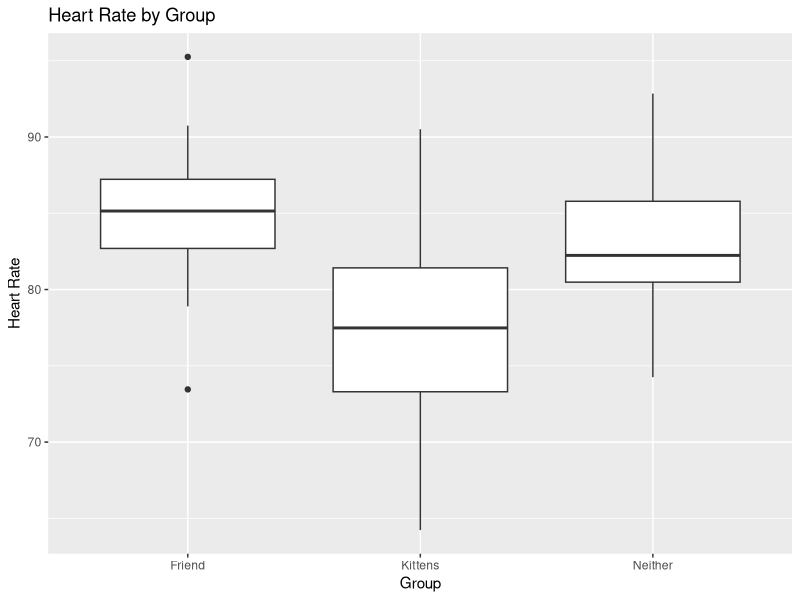
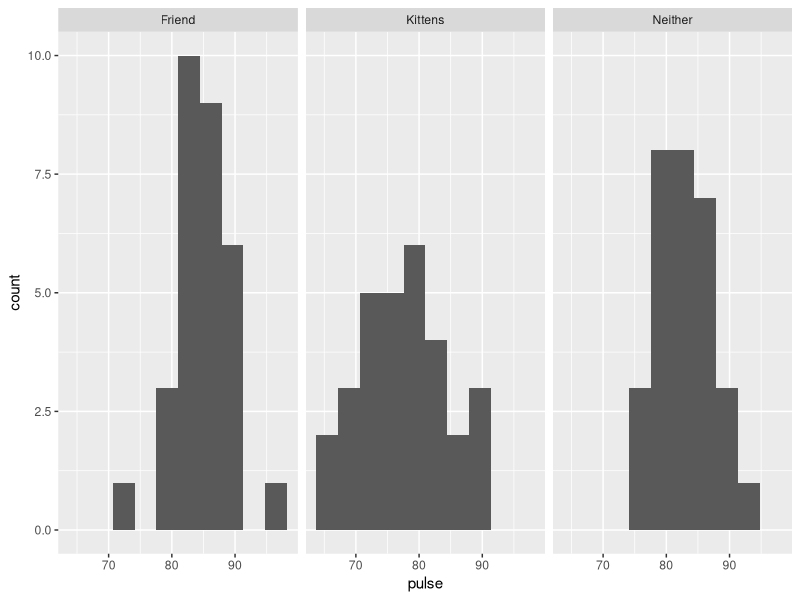
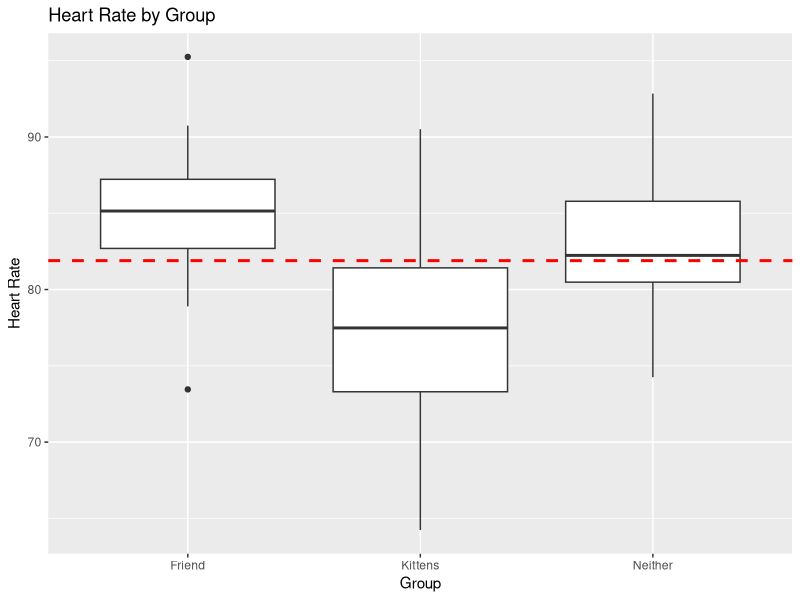
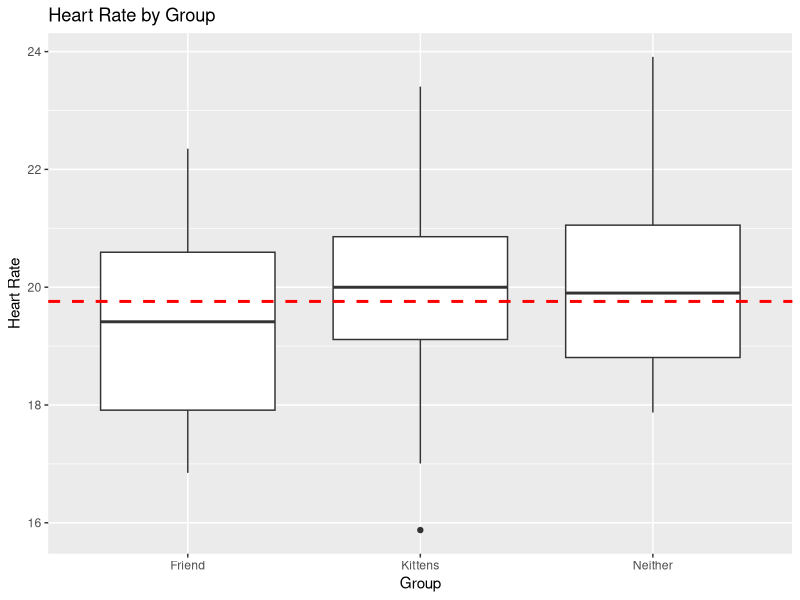
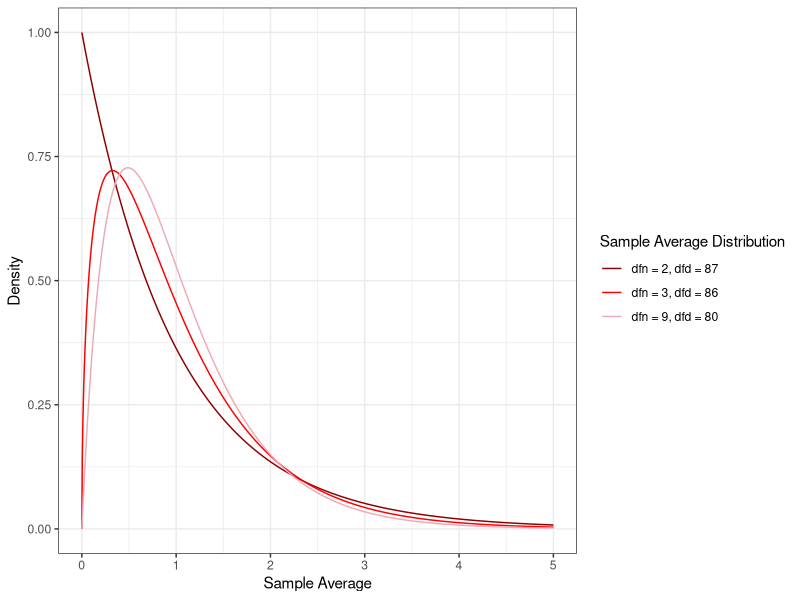
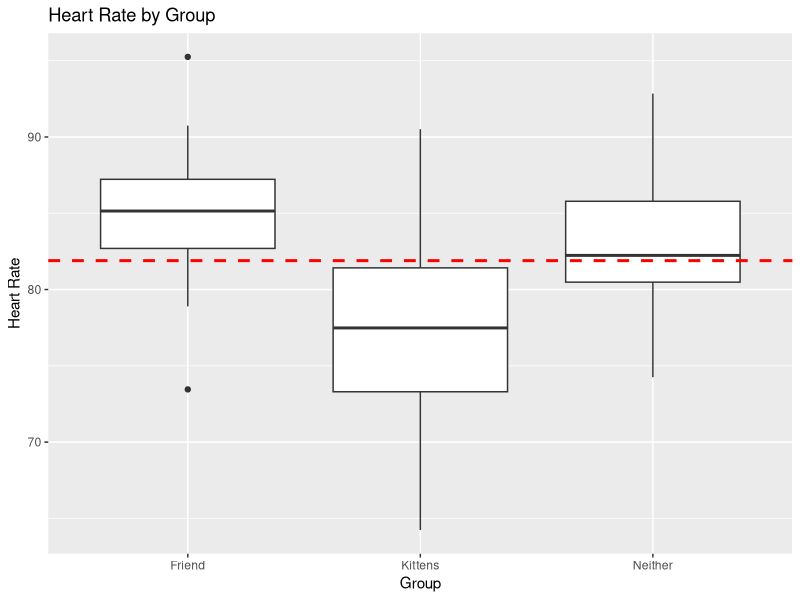
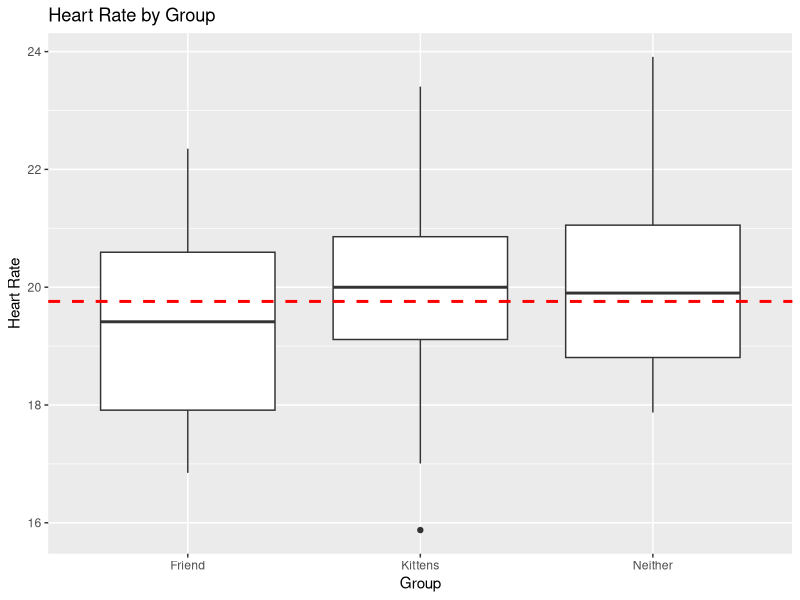
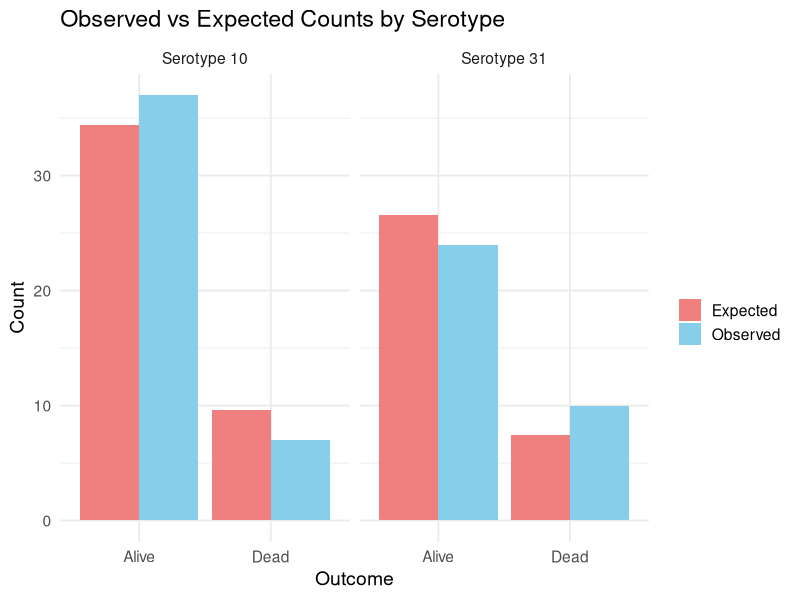

Here is the R script that generated these plots, in order:
## ---- chunk 1
#|fig-alt: "A boxplot with three boxes titled Heart Rate by Group, where the x-axis is labelled Group with three categories: Friend, Neither, and Kittens. The y-axis is labelled Heart Rate and ranges from 72 to 97. The box above Friend goes from 82.5 to 87.5, with its mean at 85; the lines go from 79 to 91 and there are two outliers at about 91 and 74. The box above Neither goes from 80 to 86, with its mean at 82; the lines go from 74 to 93 and there are no outliers. The box above Kittens goes from 74 to 81 with its mean at 78; the lines go from 66 to 91 and there are no outliers."

library(tidyverse)
library(ggplot2)

# Set seed for reproducibility
set.seed(123)

# Simulate data: 30 people per group
kittens <- rnorm(30, mean=78, sd=7)  # lower pulse for those with kittens
neither <- rnorm(30, mean=82, sd=5)    # pulse for those alone
friends <- rnorm(30, mean=85, sd=5)  # pulse for those chatting with a friend

# Combine into a data frame
pulse_data <- data.frame(
  pulse = c(friends, neither, kittens),
  group = factor(rep(c("Friend", "Neither", "Kittens"), each=30))
)

ggplot(data = pulse_data, mapping = aes(x = group, y = pulse)) +
  geom_boxplot() + 
  scale_colour_brewer(palette = "Set1") +
  labs(
   y="Heart Rate",
   x="Group",
   title="Heart Rate by Group"
  )
## ---- chunk 2
#| echo: false
#| eval: true
pulse_data |>
  ggplot(mapping = aes(x = pulse)) + 
  geom_histogram(bins=10) +
  facet_wrap(~group)
## ---- chunk 3
#|fig-alt: "A boxplot with three boxes titled Heart Rate by Group, where the x-axis is labelled Group with three categories: Friend, Neither, and Kittens. The y-axis is labelled Heart Rate and ranges from 72 to 97. The box above Friend goes from 82.5 to 87.5, with its mean at 85; the lines go from 79 to 91 and there are two outliers at about 91 and 74. The box above Neither goes from 80 to 86, with its mean at 82; the lines go from 74 to 93 and there are no outliers. THe box above Kittens goes from 74 to 81 with its mean at 78; the lines go from 66 to 91 and there are no outliers. There is a red dashed line at y=82."

# calculate grand mean
grand_mean <- mean(pulse_data$pulse)

ggplot(data = pulse_data, mapping = aes(x = group, y = pulse)) +
  geom_boxplot() + 
  geom_hline(yintercept = grand_mean, linetype = "dashed", color = "red", size = 1) +
  scale_colour_brewer(palette = "Set1") +
  labs(
   y="Heart Rate",
   x="Group",
   title="Heart Rate by Group"
  )
## ---- chunk 4
#| echo: false
#|fig-alt: "A boxplot with three boxes titled Heart Rate by Group, where the x-axis is labelled Group with three categories: Friend, Neither, and Kittens. The y-axis is labelled Heart Rate and ranges from 16 to 24. The box above Friend goes from 18 to 21, with its mean at 19.5; the lines go from 17 to 22 and there are two no outliers. The box above Neither goes from 19 to 21, with its mean at 20; the lines go from 18 to 24 and there are no outliers. The box above Kittens goes from 19 to 21 with its mean at 20; the lines go from 17 to 23 and there is an outlier at 16. There is a red dashed line at y=19.5."
set.seed(343)

n <- 25

dog  <- rnorm(n, mean = 20.05, sd = 2)
cat  <- rnorm(n, mean = 19.75, sd = 2)
none <- rnorm(n, mean = 20, sd = 2)

pulse_data_v2 <- data.frame(
  pulse = c(dog, cat, none),
  group = factor(rep(c("Friend","Neither","Kittens"), each = n))
)

# calculate grand mean
grand_mean <- mean(pulse_data_v2$pulse)

ggplot(pulse_data_v2, aes(x = group, y = pulse)) +
  geom_boxplot() +
  geom_hline(yintercept = grand_mean, linetype = "dashed", color = "red", size = 1) +
  labs(
   y="Heart Rate",
   x="Group",
   title="Heart Rate by Group"
  )
## ---- chunk 5
#| fig-alt: "A plot with three probability density functions. One is dark red and labelled numerator degrees of freedom 2, denominator degrees of freedom 87 and looks like a half of a concave-up parabola; one is labelled numerator degrees of freedom 3, denominator degrees of freedom 86 and looks like a right-skewed distribution with a vertical ascent on the left; and one is labelled numerator degrees of freedom 9, denominator degrees of freedom 80 and looks like a right-skewed distribution with a more gradual ascent on the left that the previous one."

ggplot(data = data.frame(x = c(0, 5)), aes(x)) +
  stat_function(fun = df, n = 1001, args = list(df1 = 2, df2 = 87), aes(color = "dfn = 2, dfd = 87")) +
  stat_function(fun = df, n = 1001, args = list(df1 = 3, df2 = 86), aes(color = "dfn = 3, dfd = 86")) +
  stat_function(fun = df, n = 1001, args = list(df1 = 4, df2 = 85), aes(color = "dfn = 9, dfd = 80")) +
  ylab("Density") + 
  xlab("Sample Average") +
  theme_bw() +
  scale_color_manual(name = "Sample Average Distribution",
                     breaks = c("dfn = 2, dfd = 87", 
                                "dfn = 3, dfd = 86",
                                "dfn = 9, dfd = 80"),
                     values = c("dfn = 2, dfd = 87" = "darkred",
                                "dfn = 3, dfd = 86" = "red",
                                "dfn = 9, dfd = 80" = "pink2"))

## ---- chunk 6
# anova in R:
summary(aov(pulse ~ group, data = pulse_data))
## ---- chunk 7
#|fig-alt: "A boxplot with three boxes titled Heart Rate by Group, where the x-axis is labelled Group with three categories: Friend, Neither, and Kittens. The y-axis is labelled Heart Rate and ranges from 72 to 97. The box above Friend goes from 82.5 to 87.5, with its mean at 85; the lines go from 79 to 91 and there are two outliers at about 91 and 74. The box above Neither goes from 80 to 86, with its mean at 82; the lines go from 74 to 93 and there are no outliers. THe box above Kittens goes from 74 to 81 with its mean at 78; the lines go from 66 to 91 and there are no outliers. There is a red dashed line at y=82."

# calculate grand mean
grand_mean <- mean(pulse_data$pulse)

ggplot(data = pulse_data, mapping = aes(x = group, y = pulse)) +
  geom_boxplot() + 
  geom_hline(yintercept = grand_mean, linetype = "dashed", color = "red", size = 1) +
  scale_colour_brewer(palette = "Set1") +
  labs(
   y="Heart Rate",
   x="Group",
   title="Heart Rate by Group"
  )
## ---- chunk 8
#| echo: false
#|fig-alt: "A boxplot with three boxes titled Heart Rate by Group, where the x-axis is labelled Group with three categories: Friend, Neither, and Kittens. The y-axis is labelled Heart Rate and ranges from 16 to 24. The box above Friend goes from 18 to 21, with its mean at 19.5; the lines go from 17 to 22 and there are two no outliers. The box above Neither goes from 19 to 21, with its mean at 20; the lines go from 18 to 24 and there are no outliers. The box above Kittens goes from 19 to 21 with its mean at 20; the lines go from 17 to 23 and there is an outlier at 16. There is a red dashed line at y=19.5."
set.seed(343)

n <- 25

dog  <- rnorm(n, mean = 20.05, sd = 2)
cat  <- rnorm(n, mean = 19.75, sd = 2)
none <- rnorm(n, mean = 20, sd = 2)

pulse_data_v2 <- data.frame(
  pulse = c(dog, cat, none),
  group = factor(rep(c("Friend","Neither","Kittens"), each = n))
)

# calculate grand mean
grand_mean <- mean(pulse_data_v2$pulse)

ggplot(pulse_data_v2, aes(x = group, y = pulse)) +
  geom_boxplot() +
  geom_hline(yintercept = grand_mean, linetype = "dashed", color = "red", size = 1) +
  labs(
   y="Heart Rate",
   x="Group",
   title="Heart Rate by Group"
  )
## ---- chunk 9
#| echo: true
anova_model <- aov(pulse ~ group, data = pulse_data_v2)
summary(anova_model)
## ---- chunk 10
# Load necessary packages
library(knitr)
library(kableExtra)

# Example data
data <- data.frame(
  Serotype = c("Serotype 10", "Serotype 31", "Total"),
  Alive = c(37, 24, 61),
  Dead = c(7, 10, 17),
  Total = c(44, 34, 78)
)

## ---- chunk 11
# Example data
data <- data.frame(
  Serotype = c("Serotype 10", "Serotype 31", "Total"),
  Alive = c("?", "?", 61),
  Dead = c("?", "?", 17),
  Total = c(44, 34, 78)
)


## ---- chunk 12
#| echo: true
# Compute expected count under independence
expected_10_alive <- (44/78) * (61/78) * 78
expected_10_alive
## ---- chunk 13
#| fig-alt: "A figure with two panels, titled Observed vs Expected Counts by Serotype. The y-axis is labelled Count and the x-axis for each panel is labeled Outcome with options Alive and Dead. In the left panel, the subtitle is Serotype 10; above Alive there is a red bar with count 34 and a blue bar with count 37 and above Dead there is a red bar with count 9 and a blue bar with count 7. In the right panel, the subtitle is Serotype 31; above Alive there is a red bar with count 26 and a blue bar with count 24 and above Dead there is a red bar with count 7 and a blue bar with count 10."


library(dplyr)
library(tidyr)
library(ggplot2)

# Observed data
obs_data <- data.frame(
  Serotype = c("Serotype 10", "Serotype 31"),
  Alive = c(37, 24),
  Dead = c(7, 10)
)

# Reshape to long format
obs_long <- obs_data %>%
  pivot_longer(cols = Alive:Dead, names_to = "Outcome", values_to = "Observed")

# Compute expected counts under independence
total_alive <- sum(obs_data$Alive)
total_dead <- sum(obs_data$Dead)
total_serotype <- rowSums(obs_data[, 2:3])
N <- sum(total_serotype)

expected_alive <- (total_serotype / N) * total_alive
expected_dead <- (total_serotype / N) * total_dead

exp_data <- data.frame(
  Serotype = obs_data$Serotype,
  Alive = expected_alive,
  Dead = expected_dead
) %>%
  pivot_longer(cols = Alive:Dead, names_to = "Outcome", values_to = "Expected")

# Combine observed and expected
plot_data <- obs_long %>%
  left_join(exp_data, by = c("Serotype", "Outcome")) %>%
  pivot_longer(cols = c(Observed, Expected), names_to = "Type", values_to = "Count")

# Plot observed vs expected
ggplot(plot_data, aes(x = Outcome, y = Count, fill = Type)) +
  geom_col(position = "dodge") +
  facet_wrap(~Serotype) +
  scale_fill_manual(values = c("Observed" = "skyblue", "Expected" = "lightcoral")) +
  theme_minimal(base_size = 14) +
  labs(
    title = "Observed vs Expected Counts by Serotype",
    y = "Count",
    x = "Outcome",
    fill = ""
  )
## ---- chunk 14
#| fig-alt: "A plot with three probability density functions. One is dark red and labelled numerator degrees of freedom 2, denominator degrees of freedom 87 and looks like a half of a concave-up parabola; one is labelled numerator degrees of freedom 3, denominator degrees of freedom 86 and looks like a right-skewed distribution with a vertical ascent on the left; and one is labelled numerator degrees of freedom 9, denominator degrees of freedom 80 and looks like a right-skewed distribution with a more gradual ascent on the left that the previous one."

ggplot(data = data.frame(x = c(0, 3)), aes(x)) +
  stat_function(fun = dchisq, n = 1001, args = list(df = 1), aes(color = "df = 1")) +
  stat_function(fun = dchisq, n = 1001, args = list(df = 2), aes(color = "df = 2")) +
  stat_function(fun = dchisq, n = 1001, args = list(df = 3), aes(color = "df = 3")) +
  stat_function(fun = dchisq, n = 1001, args = list(df = 6), aes(color = "df = 6")) +
  ylim(0, 2) +
  ylab("Density") + 
  xlab("Sample Average") +
  theme_bw() +
  scale_color_manual(name = "Sample Average Distribution",
                     breaks = c("df = 1", 
                                "df = 2",
                                "df = 3",
                                "df = 6"),
                     values = c("df = 1" = "darkred",
                                "df = 2" = "red",
                                "df = 3" = "pink3",
                                "df = 6" = "pink2"))

## ---- chunk 15

plot_data_exp <- plot_data %>% filter(Type == "Expected")

exp_dat <- matrix(c((plot_data_exp %>% filter(Serotype == "Serotype 10" &
                                               Outcome == "Alive"))$Count,
                    (plot_data_exp %>% filter(Serotype == "Serotype 10" &
                                               Outcome == "Dead"))$Count,
                    (plot_data_exp %>% filter(Serotype == "Serotype 31" &
                                               Outcome == "Alive"))$Count,
                    (plot_data_exp %>% filter(Serotype == "Serotype 31" &
                                               Outcome == "Dead"))$Count),
                  byrow = T, nrow = 2)

exp_dat
## ---- chunk 16
data <- matrix(c(37, 7, 24, 10), 
               byrow = T, nrow = 2)
data
chisq.test(data)
